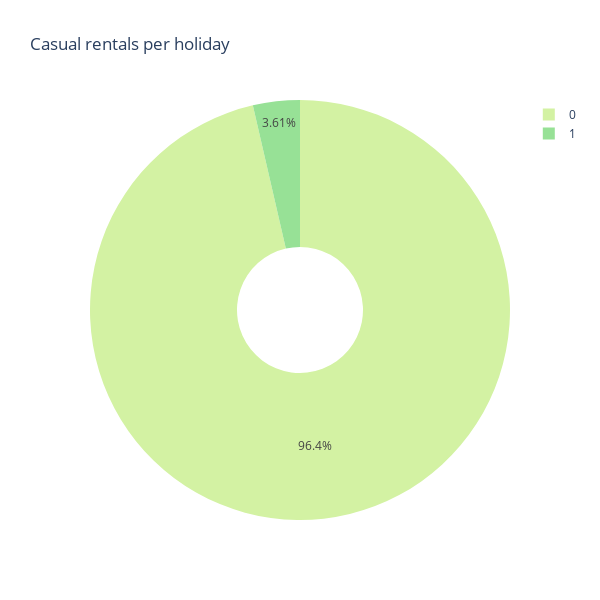

Notebook code for this chart:
### Code cell
df_holiday_casual = hour_df.groupby(['holiday']).agg({'casual': 'sum'}).reset_index()
df_holiday_casual.rename(columns={'casual': 'casual_sum'}, inplace=True)

fig = px.pie(df_holiday_casual, values='casual_sum', names='holiday', title='Casual rentals per holiday', hole=0.3, color_discrete_sequence=px.colors.sequential.Emrld)
fig.update_layout(height=600, width=600)
fig.show()

### Figure 1 — Plotly figure (JSON) as saved in the notebook; plotly's stock layout.template omitted (floating-point values rounded to 4 significant figures)
{"data": [{"domain": {"x": [0, 1], "y": [0, 1]}, "hole": 0.3, "hovertemplate": "holiday=%{label}<br>casual_sum=%{value}<extra></extra>", "labels": [0, 1], "legendgroup": "", "name": "", "showlegend": true, "type": "pie", "values": [597658, 22359]}], "layout": {"height": 600, "legend": {"tracegroupgap": 0}, "piecolorway": ["rgb(211, 242, 163)", "rgb(151, 225, 150)", "rgb(108, 192, 139)", "rgb(76, 155, 130)", "rgb(33, 122, 121)", "rgb(16, 89, 101)", "rgb(7, 64, 80)"], "title": {"text": "Casual rentals per holiday"}, "width": 600}}
